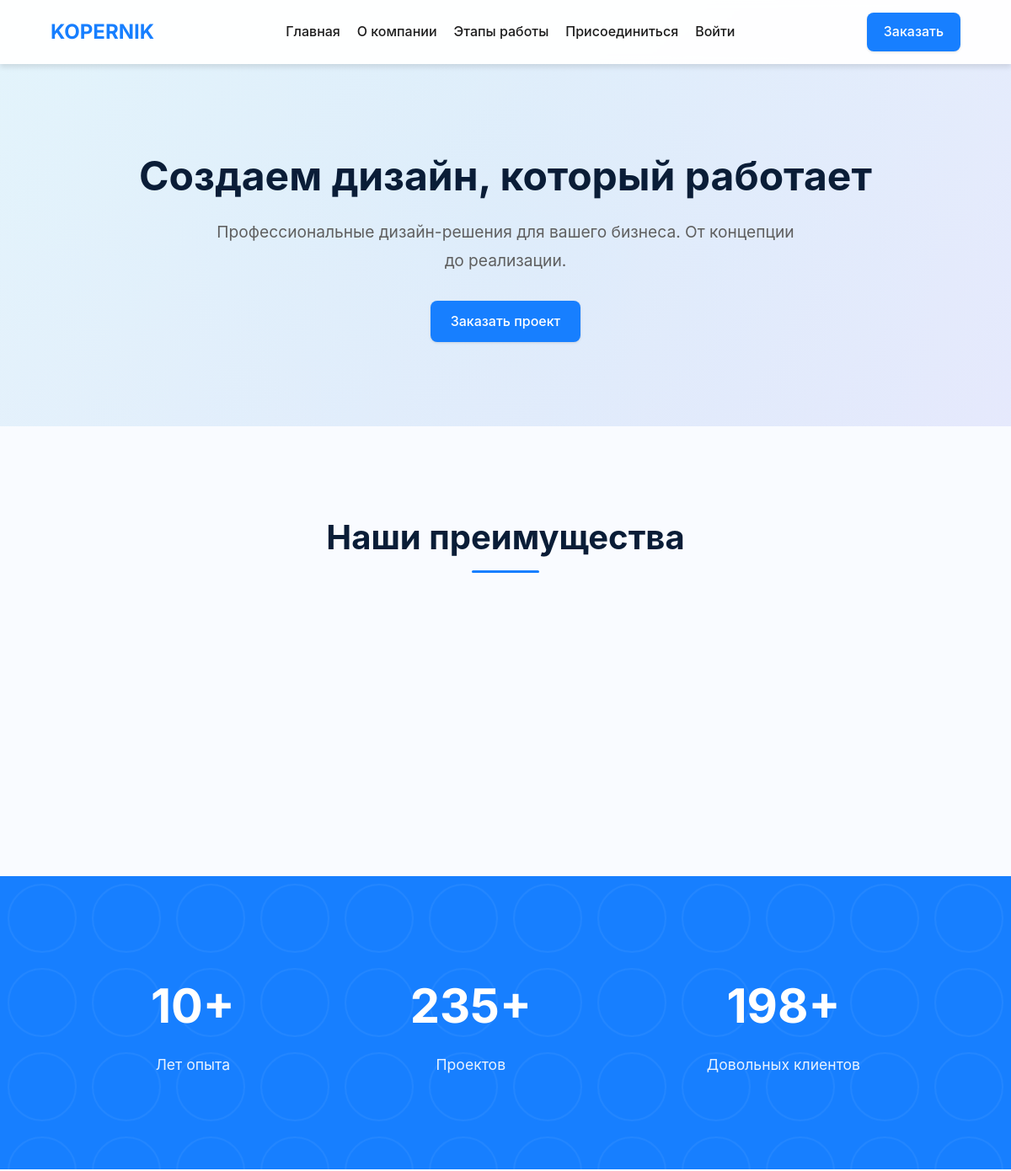
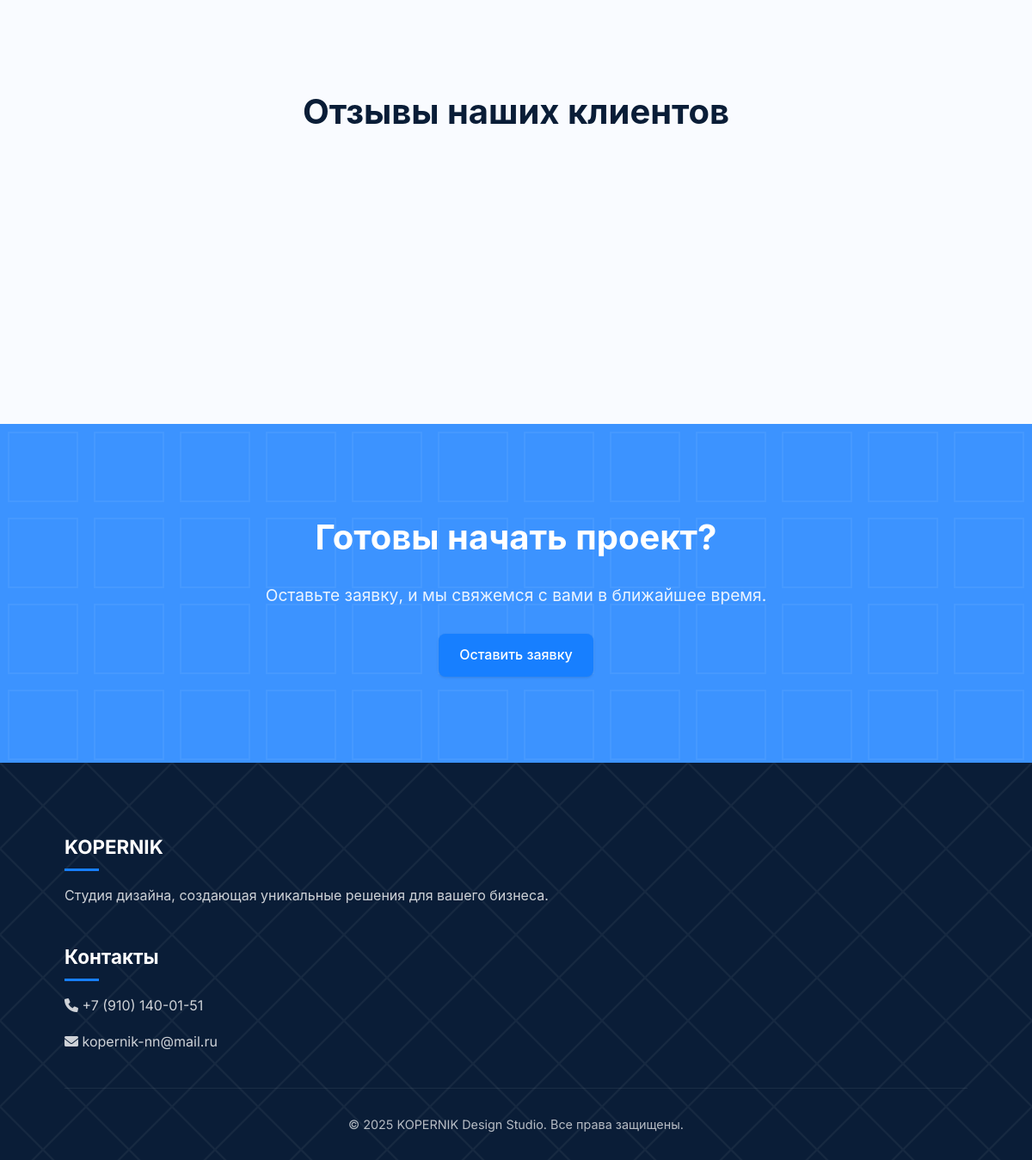
The page / on the database its author committed (2 pictures, top to bottom).
### design_studio/models.py (models this page shows, shortened)
class CompanyInfo(models.Model):
    title = models.CharField(max_length=100, verbose_name='Заголовок')
    description = models.TextField(verbose_name='Описание')
    years_of_experience = models.IntegerField(verbose_name='Лет опыта')
    projects_completed = models.IntegerField(verbose_name='Завершенных проектов')
    happy_clients = models.IntegerField(verbose_name='Довольных клиентов')
    class Meta:
        verbose_name = 'Информация о компании'
        verbose_name_plural = 'Информация о компании'

### design_studio/views.py (the view)
# urls.py: path('', views.home, name='home'),
def home(request):
    company_info = CompanyInfo.objects.first()
    features = Feature.objects.filter(is_active=True).order_by('order')
    if not request.user.is_superuser:
        features = features[:4]
    available_icons = [
        'fa-star', 'fa-bolt', 'fa-heart', 'fa-code', 'fa-magic',
        'fa-lightbulb', 'fa-chart-line', 'fa-cogs', 'fa-lock', 'fa-globe'
    ]
    context = {
        'company_info': company_info,
        'reviews': Review.objects.filter(is_published=True)[:3],
        'features': features,
        'icons': available_icons
    }
    return render(request, 'design_studio/home.html', context)

### templates/design_studio/home.html (shortened to what this page needs)
{% extends 'design_studio/base.html' %}
{% block content %}
<section class="hero">
    <div class="container">
        <h1>Создаем дизайн, который работает</h1>
        <p>Профессиональные дизайн-решения для вашего бизнеса. От концепции до реализации.</p>
        <a href="{% url 'order' %}" class="btn btn-primary">Заказать проект</a>
    </div>
</section>
<section class="features">
    <div class="container">
        <h2>Наши преимущества</h2>
        <div class="features-grid">
        </div>
    </div>
</section>
<section class="stats">
    <div class="container">
        <div class="stat-item">
            <h3>{{ company_info.years_of_experience }}+</h3>
            <p>Лет опыта</p>
        </div>
        <div class="stat-item">
            <h3>{{ company_info.projects_completed }}+</h3>
            <p>Проектов</p>
        </div>
        <div class="stat-item">
            <h3>{{ company_info.happy_clients }}+</h3>
            <p>Довольных клиентов</p>
        </div>
    </div>
</section>
<section class="reviews">
    <div class="container">
        <h2>Отзывы наших клиентов</h2>
        <div class="reviews-grid">
        </div>
    </div>
</section>
<section class="cta">
    <div class="container">
        <h2>Готовы начать проект?</h2>
        <p>Оставьте заявку, и мы свяжемся с вами в ближайшее время.</p>
        <a href="{% url 'order' %}" class="btn btn-primary">Оставить заявку</a>
    </div>
</section>
{% endblock %}

### design_studio/static/css/style.css (style rules this page uses)
:root { --primary-color: #177fff; --secondary-color: #3c93ff; --background-color: #f9fbff; --text-color: #1c1c1c; --light-text: #5f5f5f; --white: #ffffff; --dark-bg: #0a1d37; --shadow-sm: 0 1px 3px rgba(0, 0, 0, 0.12); --shadow-md: 0 4px 6px rgba(0, 0, 0, 0.1); --shadow-lg: 0 10px 25px rgba(0, 0, 0, 0.1); --transition: all 0.3s cubic-bezier(0.25, 0.8, 0.25, 1); --border-radius: 8px; }
* { margin: 0; padding: 0; box-sizing: border-box; }
body { font-family: 'Inter', -apple-system, BlinkMacSystemFont, sans-serif; background-color: var(--background-color); color: var(--text-color); line-height: 1.6; -webkit-font-smoothing: antialiased; -moz-osx-font-smoothing: grayscale; }
a { text-decoration: none; color: inherit; transition: var(--transition); }
.container { width: 90%; max-width: 1200px; margin: 0 auto; padding: 0 15px; }
.btn { display: inline-flex; align-items: center; justify-content: center; padding: 12px 24px; border-radius: var(--border-radius); font-weight: 500; transition: var(--transition); text-align: center; cursor: pointer; border: none; position: relative; overflow: hidden; }
.btn::after { content: ''; position: absolute; top: 50%; left: 50%; width: 5px; height: 5px; background: rgba(255, 255, 255, 0.5); opacity: 0; border-radius: 100%; transform: scale(1, 1) translate(-50%); transform-origin: 50% 50%; }
.btn-primary { background-color: var(--primary-color); color: var(--white); box-shadow: var(--shadow-sm); }
.hero, .about-hero, .workflow-hero, .join-hero, .order-hero { padding: 180px 0 100px; text-align: center; background: linear-gradient(135deg, rgba(58, 192, 222, 0.1) 0%, rgba(81, 80, 232, 0.1) 100%); position: relative; overflow: hidden; }
.hero::before, .about-hero::before, .workflow-hero::before, .join-hero::before, .order-hero::before { content: ''; position: absolute; top: -50%; left: -50%; width: 200%; height: 200%; background: radial-gradient(circle, rgba(58, 192, 222, 0.05) 0%, transparent 70%); z-index: -1; }
.hero h1, .about-hero h1, .workflow-hero h1, .join-hero h1, .order-hero h1 { font-size: 3rem; margin-bottom: 20px; color: var(--dark-bg); line-height: 1.2; font-weight: 700; }
.hero p, .about-hero p, .workflow-hero p, .join-hero p, .order-hero p { font-size: 1.2rem; color: var(--light-text); max-width: 700px; margin: 0 auto 30px; line-height: 1.8; }
.features { padding: 100px 0; text-align: center; }
.features h2 { font-size: 2.5rem; margin-bottom: 50px; color: var(--dark-bg); position: relative; display: inline-block; }
.features h2::after { content: ''; position: absolute; bottom: -10px; left: 50%; transform: translateX(-50%); width: 80px; height: 3px; background: var(--primary-color); border-radius: 3px; }
.features-grid { display: grid; grid-template-columns: repeat(auto-fit, minmax(280px, 1fr)); gap: 30px; }
.stats { padding: 80px 0; background-color: var(--primary-color); color: var(--white); text-align: center; position: relative; overflow: hidden; }
.stats::before { content: ''; position: absolute; top: 0; left: 0; width: 100%; height: 100%; background-size: 100px 100px; }
.stats .container { display: flex; justify-content: space-around; flex-wrap: wrap; position: relative; }
.stat-item { padding: 30px; position: relative; z-index: 1; }
.stat-item h3 { font-size: 3.5rem; margin-bottom: 10px; font-weight: 700; }
.stat-item p { font-size: 1.1rem; opacity: 0.9; }
.reviews { padding: 100px 0; text-align: center; }
.reviews h2 { font-size: 2.5rem; margin-bottom: 50px; color: var(--dark-bg); }
.reviews-grid { display: grid; grid-template-columns: repeat(auto-fit, minmax(320px, 1fr)); gap: 30px; }
.cta, .workflow-cta { padding: 100px 0; text-align: center; background-color: var(--secondary-color); color: var(--white); position: relative; overflow: hidden; }
.cta::before, .workflow-cta::before { content: ''; position: absolute; top: 0; left: 0; width: 100%; height: 100%; background-size: 100px 100px; }
.cta .container, .workflow-cta .container { position: relative; z-index: 1; }
.cta h2, .workflow-cta h2 { font-size: 2.5rem; margin-bottom: 20px; }
.cta p, .workflow-cta p { max-width: 600px; margin: 0 auto 30px; font-size: 1.2rem; opacity: 0.9; }

### rows shown on the page
CompanyInfo: years_of_experience "10", projects_completed "235", happy_clients "198"
